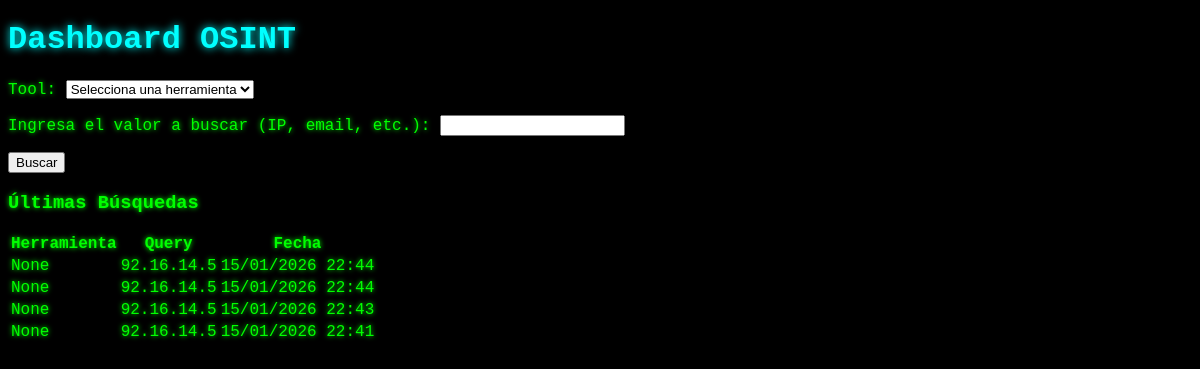
The page / on the database its author committed.
### panel/models.py (models this page shows, shortened)
class OSINTSearch(models.Model):  # Registro de búsquedas
    tool = models.ForeignKey(APITool, on_delete=models.SET_NULL, null=True)
    query = models.CharField(max_length=500)  # IP, email, teléfono, etc.
    results = models.JSONField(blank=True, null=True)  # Almacena JSON de respuesta
    searched_at = models.DateTimeField(auto_now_add=True)
    user_ip = models.GenericIPAddressField(blank=True, null=True)  # Opcional, del middleware

### panel/views.py (the view, shortened to what this page needs)
# urls.py: path('', include('panel.urls')),
def panel(request):
    form = ToolSelectForm(request.POST or None)
    results = None
    searches = OSINTSearch.objects.order_by('-searched_at')[:10] # Últimas 10 búsquedas
    pretty_results = None
    if results:
        pretty_results = mark_safe(
            json.dumps(results, indent=4, ensure_ascii=False)
        )
    context = {
        'form': form,
        'results': pretty_results,
        'searches': searches
    }
    return render(request, 'panel.html', context)

### panel/forms.py
class ToolSelectForm(forms.Form):
    tool = forms.ModelChoiceField(queryset=APITool.objects.all(), empty_label="Selecciona una herramienta")
    query = forms.CharField(max_length=500, label="Ingresa el valor a buscar (IP, email, etc.)")

### panel/templates/panel.html (shortened to what this page needs)
{% extends 'base.html' %}
{% block content %}
<h1>Dashboard OSINT</h1>
<form method="post">
    {{ form.as_p }}
    <button type="submit" class="btn btn-primary">Buscar</button>
</form>
<h3>Últimas Búsquedas</h3>
<table class="table">
    <thead>
        <tr><th>Herramienta</th><th>Query</th><th>Fecha</th></tr>
    </thead>
    <tbody>
        {% for search in searches %}
        <tr>
            <td>{{ search.tool }}</td>
            <td>{{ search.query }}</td>
            <td>{{ search.searched_at|date:"d/m/Y H:i" }}</td>
        </tr>
        {% endfor %}
    </tbody>
</table>
{% endblock %}

### panel/templates/base.html (shortened to what this page needs)
{% load static %}
<!DOCTYPE html>
<html lang="en">
<head>
    <link rel="stylesheet" href="{% static 'css/style.css' %}">
</head>
<body>
    {% block content %}{% endblock %}
</body>
</html>

### panel/static/css/style.css (style rules this page uses)
body { background-color: #000; color: #0f0; font-family: 'Consolas', 'Courier New', monospace; text-shadow: 0 0 5px #0f0; }
h1, h2 { color: #0ff; text-shadow: 0 0 8px #0ff; }

### rows shown on the page
OSINTSearch: tool "None", query "92.16.14.5", searched_at "15/01/2026 22:44"
OSINTSearch: tool "None", query "92.16.14.5", searched_at "15/01/2026 22:44"
OSINTSearch: tool "None", query "92.16.14.5", searched_at "15/01/2026 22:43"
OSINTSearch: tool "None", query "92.16.14.5", searched_at "15/01/2026 22:41"
